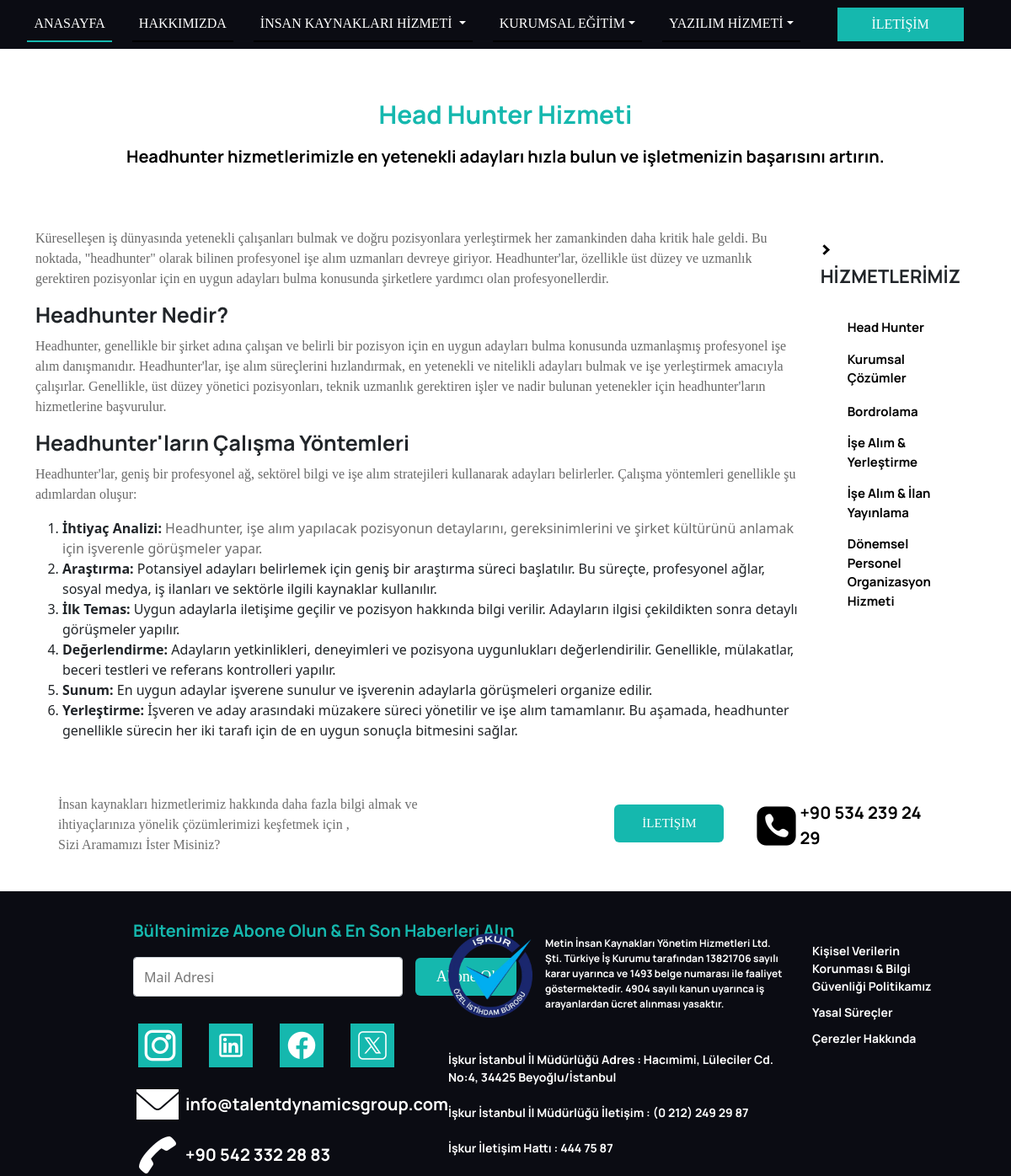
Screenshot of /insankaynaklari/head-hunter/ with the database file from the repository.
### preview/models.py (models this page shows, shortened)
class BlogPost(models.Model):
    title = models.CharField(max_length=200)
    slug = models.SlugField(unique=True, blank=True)
    content = RichTextUploadingField()  # RichTextField yerine RichTextUploadingField
    meta_description = models.CharField(max_length=160, blank=True)  # Meta açıklama alanı
    main_description = models.TextField(blank=True)  # Ana açıklama alanı
    created_at = models.DateTimeField(auto_now_add=True)
    updated_at = models.DateTimeField(auto_now=True)

### preview/views.py (the view)
# urls.py: path('insankaynaklari/<slug:slug>/', views.blog_detail, name='blog_detail'),
def blog_detail(request, slug):
    post = get_object_or_404(BlogPost, slug=slug)
    return render(request, 'html/iktree.html', {'post': post})

### preview/templates/html/iktree.html (shortened to what this page needs)
{% load static %}
<!doctype html>
<html lang="tr">
<head>
    <link rel="stylesheet" href="{% static 'css/bootstrap.min.css' %}">
    <link rel="stylesheet" href="{% static 'priviewcss/iktree.css' %}">
    <link rel="stylesheet" href="{% static 'css/callback.css' %}">
    <link rel="stylesheet" href="{% static 'css/menu.css' %}">
    <link rel="stylesheet" href="{% static 'css/footer.css' %}">
    <link rel="stylesheet" href="{% static 'css/rightsidebar.css' %}">
</head>
<body>
{% include 'menu.html' %}
<div class="group4">
    <h1 id="gruop4div1h3">{{ post.title }}</h1>
    <h2 id="gruop4div1h2">{{ post.main_description }}</h2>
</div>
<div class="container">
    <div class="row">
        <div class="col-lg-10">
            <div class="content">
                {{ post.content|safe }}
            </div>
        </div>
        <div class="col-sm-2">
            {% include 'rightsidebar.html' %}
        </div>
    </div>
</div>
{% include 'callback.html' %}
{% include 'footer.html' %}
</body>
</html>

### templates/menu.html (shortened to what this page needs)
<nav class="navbar navbar-expand-lg" style="background-color: #0b0c13; height: 80px;">
    <div class="container-fluid">
        <div class="collapse navbar-collapse" id="navbarSupportedContent">
            <ul class="navbar-nav mb-2 mb-lg-0">
                <li class="nav-item me-4">
                    <a class="nav-link active" aria-current="page" style="font-family: BaslikFont2; color: white;"
                       id="underlinehome" href="#">ANASAYFA</a>
                </li>
                <li class="nav-item me-4 underlineposition">
                    <a class="nav-link active" aria-current="page" style="font-family: BaslikFont2; color: white;"
                       href="#">HAKKIMIZDA</a>
                </li>
                <li class="nav-item me-4 underlineposition">
                    <a class="nav-link active dropdown-toggle" href="#" role="button" data-bs-toggle="dropdown"
                       style="font-family: BaslikFont2; color: white;" aria-expanded="false">
                        İNSAN KAYNAKLARI HİZMETİ
                    </a>
                </li>
                <li class="nav-item me-4 underlineposition">
                    <a class="nav-link active dropdown-toggle" aria-current="page"
                       style="font-family: BaslikFont2; color: white; " href="#">KURUMSAL EĞİTİM</a>
                </li>
                <li class="nav-item me-4 underlineposition">
                    <a class="nav-link active dropdown-toggle" aria-current="page"
                       style="font-family: BaslikFont2; color: white;" href="#">YAZILIM HİZMETİ</a>
                </li>
                <li class="nav-item me-4 iletisimbuttondesing" style="background-color:#15b8ae">
                    <a class="nav-link active" aria-current="page"
                       style="font-family: BaslikFont2; color: white; text-align: center" href="#">İLETİŞİM</a>
                </li>
            </ul>
        </div>
    </div>
</nav>

### templates/rightsidebar.html
{% load static %}
<div id="mainrightsidebarik">
    <div id="hizmetlerimiz">
        <p><i class="arrow right"></i>HİZMETLERİMİZ</p>
    </div>
    <ul>
        <li><a href="">Head Hunter</a></li>
        <li><a href="">Kurumsal Çözümler</a></li>
        <li><a href="">Bordrolama</a></li>
        <li><a href="">İşe Alım & Yerleştirme</a></li>
        <li><a href="">İşe Alım & İlan Yayınlama</a></li>
        <li><a href="">Dönemsel Personel Organizasyon Hizmeti</a></li>
    </ul>
</div>

### templates/callback.html
{% load static %}
<div class="container" id="callbackdiv">
    <div class="row">
        <div class="col-lg-6">
            <p id="ikcallback">İnsan kaynakları hizmetlerimiz hakkında daha fazla bilgi almak ve ihtiyaçlarınıza yönelik
                çözümlerimizi
                keşfetmek için ,<br> Sizi Aramamızı İster Misiniz?</p>
        </div>
        <div class="col-lg-6">
            <div class="containermain">
                <div>
                    <button type="button" class="btn" id="callbackbutton">
                        İLETİŞİM
                    </button>
                </div>
                <div>
                    <div class="containercallback">
                        <div id="callimageicon">
                            <img src="{% static 'image/callback.png' %}" alt="">
                        </div>
                        <div>
                            <a href="tel:+905423322883" id="callbacknumara">+90 534 239 24 29</a>
                        </div>
                    </div>
                </div>
            </div>
        </div>
    </div>
</div>

### templates/footer.html (shortened to what this page needs)
{% load static %}
<div class="footerbackground">
    <div class="container-fluid" id="containerfooter">
        <div class="row">
            <div class="col-md-4">
                <div id="footermailbultenmaindiv">
                    <div>
                        <div>
                            <p id="bultennameptag">Bültenimize Abone Olun & En Son Haberleri Alın</p>
                        </div>
                        <div id="mailgroup">
                            <div>
                                <input type="text" name="" id="mailregisterinput" placeholder="Mail Adresi">
                            </div>
                            <div>
                                <button type="button" class="btn" id="mailaboneolbutton">
                                    Abone Ol
                                </button>
                            </div>
                        </div>
                    </div>
                </div>
                <div class="socialmediagroup">
                    <div class="socialmediagroupdiv1">
                        <div>
                            <div class="socialmediasquare d-flex align-items-center justify-content-center"><img
                                    src="{% static 'image/socialmediaicon/talent-dynamics-group-instagram.png' %}"
                                    alt=""></div>
                            <div class="socialmediasquare d-flex align-items-center justify-content-center"><img
                                    src="{% static 'image/socialmediaicon/talent-dynamics-group-linkedln.png' %}"
                                    alt=""></div>
                            <div class="socialmediasquare d-flex align-items-center justify-content-center"><img
                                    src="{% static '/image/socialmediaicon/talent-dynamics-group-facebook.png' %}"
                                    alt=""></div>
                            <div class="socialmediasquare d-flex align-items-center justify-content-center"><img
                                    src="{% static '/image/socialmediaicon/talent-dynamics-group-x.png' %}" alt="">
                            </div>
                        </div>
                    </div>
                </div>
                <div class="footeriletisimgroup">
                    <div>
                        <div>
                            <img src="{% static 'image/socialmediaicon/talent-dynamics-group-white-mail.png' %}" alt="">
                        </div>
                        <div id="mailatag">
                            <a href="mailto:info@talentdynamicsgroup.com">info@talentdynamicsgroup.com</a>
                        </div>
                    </div>
                    <div>
                        <div>
                            <img src="{% static 'image/socialmediaicon/talent-dynamics-group-white-call.png' %}" alt="">
                        </div>
                        <div id="mailatag">
                            <a href="mailto:info@talentdynamicsgroup.com">+90 542 332 28 83</a>
                        </div>
                    </div>
                </div>
            </div>
            <div class="col-md-4">
                <div id="footeriskur">
                    <div>
                        <img id="iskurozelisdihdambelgesilogo"
                             src="{% static '/image/socialmediaicon/talent-dynamics-group-iskur-özel-istihdam-belgesi-logo.webp' %}"
                             alt="">
                    </div>
                    <div id="sayilikanundiv">
                        <p id="sayilikanun">Metin İnsan Kaynakları Yönetim Hizmetleri Ltd. Şti. Türkiye İş Kurumu
                            tarafından 13821706
                            sayılı karar uyarınca ve 1493 belge numarası ile faaliyet göstermektedir. 4904 sayılı kanun
                            uyarınca iş arayanlardan ücret alınması yasaktır.</p>
                    </div>
                </div>
                <div id="iskuradres">
                    <p>
                        İşkur İstanbul İl Müdürlüğü Adres : Hacımimi, Lüleciler Cd. No:4, 34425 Beyoğlu/İstanbul
                        <br>
                        <br>
                        İşkur İstanbul İl Müdürlüğü İletişim : (0 212) 249 29 87
                        <br>
                        <br>
                        İşkur İletişim Hattı : 444 75 87
                    </p>
                </div>
            </div>
            <div class="col-md-2" id="containeryasa">
                <div id="yasaldiv">
                    <ul>
                        <li>
                            <a href="">Kişisel Verilerin Korunması & Bilgi Güvenliği Politikamız </a>
                            <a href="">Yasal Süreçler</a>
                            <a href="">Çerezler Hakkında</a>
                        </li>
                    </ul>
                </div>
            </div>
        </div>
    </div>
</div>

### preview/static/priviewcss/iktree.css (style rules this page uses)
@media (min-width: 1200px) { .content { flex: 1; } }
@media (min-width: 1200px) { .content > p { font-family: Montserrat-Regular; font-size: 16px; color: #696969; } }
@media (min-width: 1200px) { .content > h1, h2, h3, h4, h5, h6 { margin-bottom: 0.4em; font-family: monrope-700; font-size: 25px; } }
@media (min-width: 1200px) { html, body { height: 100%; margin: 0; width: 100%; overflow-x: hidden; } }
@media (min-width: 1200px) { body { display: flex; flex-direction: column; } }
@media (min-width: 1200px) { .group4 { margin-bottom: 65px; } }
@media (min-width: 1200px) { #gruop4div1h3 { text-align: center; color: #15b8ae; font-family: monrope-700; font-size: 30px; margin-top: 2em; margin-bottom: 20px; } }
@media (min-width: 1200px) { #gruop4div1h2 { margin-top: 0.5em; text-align: center; color: black; font-family: monrope-700; font-size: 20px; } }

### static/css/callback.css (style rules this page uses)
@media (min-width: 1200px) { #callbackdiv { margin-top: 3em; } }
@media (min-width: 1200px) { #ikcallback { color: #6d6d6d; font-family: Montserrat-Regular; font-size: 16px; padding-left: 20px; margin-left: 7px; } }
@media (min-width: 1200px) { #callbackbutton { color: white; background-color: #15b8ae; width: 130px; height: 45px; font-family: BaslikFont; margin-top: 12px; font-size: 15px; } }
@media (min-width: 1200px) { .containercallback { display: flex; padding-top: 7px; align-items: center; } }
@media (min-width: 1200px) { .container > div { margin-right: 10px; } }
@media (min-width: 1200px) { .containermain { display: flex; margin-left: 24%; } }
@media (min-width: 1200px) { .containermain > div { margin-right: 35px; } }
@media (min-width: 1200px) { #callbacknumara { color: black; font-family: monrope-700; font-size: 20px; text-decoration: none; } }

### static/css/menu.css (style rules this page uses)
.navbar { background-color: #0b0c13; z-index: 1000; }
.navbar-collapse { transition: height 0.3s ease; background-color: #0b0c13; z-index: 1000; }
@media (min-width: 1200px) { #underlinehome { border-bottom: 2px solid #15b8ae; } }
@media (min-width: 1200px) { .underlineposition { border-bottom: 2px solid black; } }
@media (min-width: 1200px) { .iletisimbuttondesing { height: 40px; width: 150px; margin-left: 20px; } }
@media (min-width: 1200px) { .navbar-nav { margin: 0 auto; display: flex; align-items: center; justify-content: center; } }
@media (min-width: 1200px) { .navbar { justify-content: center; } }

### static/css/rightsidebar.css (style rules this page uses)
@media (min-width: 1200px) { .arrow { border: solid black; border-width: 0 3px 3px 0; display: inline-block; padding: 3px; vertical-align: middle; margin-right: 8px; margin-bottom: 2px; } }
@media (min-width: 1200px) { .right { transform: rotate(-45deg); -webkit-transform: rotate(-45deg); } }
@media (min-width: 1200px) { #hizmetlerimiz p { display: inline-block; vertical-align: middle; font-family: monrope-700; font-size: 22px; margin-top: 8px; } }
@media (min-width: 1200px) { #mainrightsidebarik > ul > li > a { text-decoration: none; cursor: pointer; display: inline-block; color: black; font-family: monrope-700; font-size: 15px; display: inline-block; width: 100%; } }
@media (min-width: 1200px) { #mainrightsidebarik > ul > li { list-style-type: none; margin-top: 15px; } }

### rows the page displays
BlogPost: title "Head Hunter Hizmeti", main_description "Headhunter hizmetlerimizle en yetenekli adayları hızla bulun ve işletmenizin başarısını artırın.", content "Küreselleşen iş dünyasında yetenekli çalışanları bulmak ve doğru pozisyonlara yerleştirmek her zamankinden daha kritik hale geldi. Bu noktada, \"headhunter\" olarak bilinen profesyonel işe alım uzmanları devreye giriyor. Headhunter'lar, özellikle üst düzey ve uzmanlık gerektiren pozisyonlar için en uygun adayları bulma konusunda şirketlere yardımcı olan profesyonellerdir. Headhunter Nedir? Headhunter, genellikle bir şirket adına çalışan ve belirli bir pozisyon için en uygun adayları bulma konusunda uzmanlaşmış profesyonel işe alım danışmanıdır. Headhunter'lar, işe alım süreçlerini hızlandırmak, en yetenekli ve nitelikli adayları bulmak ve işe yerleştirmek amacıyla çalışırlar. Genellikle, üst…"
